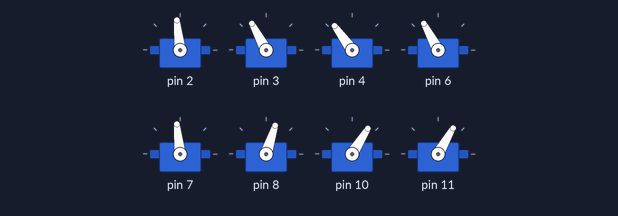
The sketch below on a simulated Arduino Uno, built with avr-gcc and run on an emulated ATmega328P. Parts: 8 × servo.

Above: at 0.05 s.
At 0.55 s:
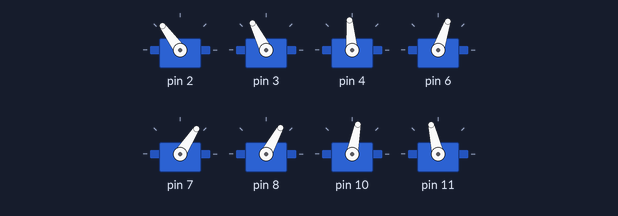
At 0.8 s:
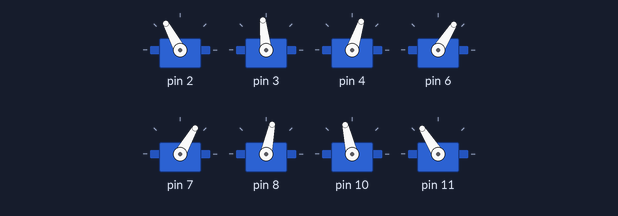
At 1.05 s:
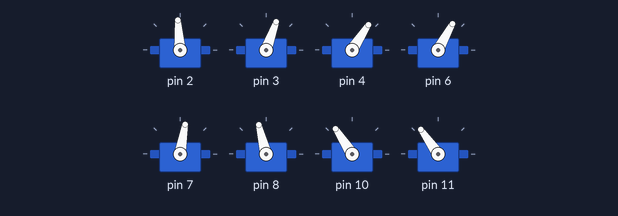
At 1.55 s:
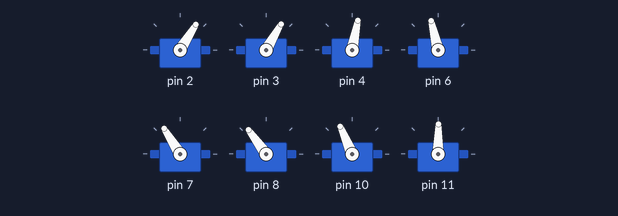
At 2.1 s:
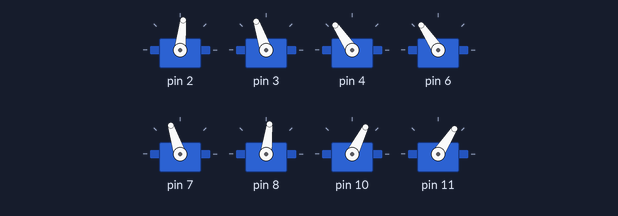
Timing chart, 0 to 5.0 s (numbered marks = the images above):
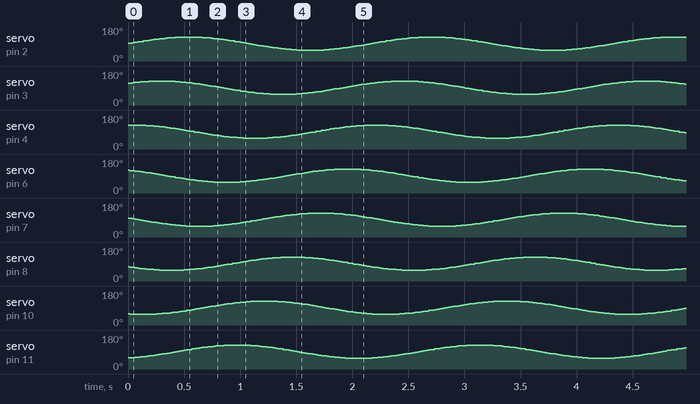

The sketch:

snake_walk_condition2.0.ino.ino
```cpp
#include <Servo.h>

Servo myServos[10];


float pi=3.14159;
int TotalNumberofServos=7; //change as required
float Shift = 2*pi/TotalNumberofServos; // Phase lag between segments
float Wavelengths, rads;
int  MaxAngleDisplacement;
int r=0; //angle en degré
bool condition= true; //si vrai on continue sinon on stope tout
int O, A, v, x;
float L;
void setup() {
  Serial.begin(9600);

  myServos[0].attach(2);
  myServos[1].attach(3);
  myServos[2].attach(4);
  myServos[3].attach(6);
  myServos[4].attach(7);
  myServos[5].attach(8);
  myServos[6].attach(10);
  myServos[7].attach(11);
  //myServos[8].attach();
  //myServos[9].attach();


  //servos initialisation
  /*for(int i=0; i<8; i++){
    myServos[i].write(90);
    delay(15);
  }
  delay(2000);*/
}

// calcul of the angle
float teta(int offset, int Amplitude, int Speed, float Wavelengths, int j, float rads){
return 90+offset+Amplitude*sin(Speed*rads+j*Wavelengths*Shift);
}

//align servos
void straightline(){
  for(int i=0; i<10; i++){
    myServos[i].write(90);
    delay(100);
  }
}

//the snake motion
void slither(int offset, int Amplitude, int Speed, float Wavelengths){
  MaxAngleDisplacement=abs(offset)+abs(Amplitude); //amount servo can rotate from the SetpointAngle without going out of the [0,180] degree range
  while(MaxAngleDisplacement>90){ //prevents a setpoint angle outside the rage of[0,180]
    Amplitude=abs(Amplitude)-1;
    MaxAngleDisplacement=abs(offset)+Amplitude;
  }
  while(condition){
    //read distance (distance can modify value)
    //read condition which actually depend on the distance
    if(r>=360){
      r=0;
    }
    r= r+1;
    rads=r*pi/180;
   for(int j=0; j<8; j++){
      myServos[j].write(teta(offset,Amplitude,Speed,Wavelengths,j,rads));
   }
     delay(10);
  }
}

// choose the direction
float choose(int value){
  if(value==0){
    condition=true;
    O, A, v, L = 2, 35, 2, 0.8;
    return(condition, O, A, v, L);
    //slither(2,35,2,0.8);//forward
    //read value
  }
  else if(value==1){
    condition=true;
    O, A, v, L = 32, 35, 2, 0.8;
    return(condition, O, A, v, L);
    //slither(30, 35, 2, 0.8);//right turn
    //read value
  }
  else if(value==2){
    condition=true;
    O, A, v, L = -32, 35, 2, 0.8;
    return(condition, O, A, v, L);
    //slither(-30, 35, 2, 0.8);//left turn
    //read value
}
  else if(value==3){
    condition=true;
    O, A, v, L = 62, 35, 2, 0.8;
    return(condition, O, A, v, L);
    //slither(60, 35, 2, 0.8);//bakward (négative amplitude?)
    //read value
  }
  else{
    condition=false;
    O, A, v, L = 0, 0, 2, 0.8;
    return(condition, O, A, v, L);
    //slither(0, 0, 2, 0.8);//stopp
    //read value
  }
}

void loop() {
  slither(2,35,2,0.8);
  //add the calls for the modification of value
  //while(!Serial.available()){
    //x=Serial.readString().toInt();
    //O, A, v, L= choose(x);
    //slither( O, A, v, L);
//}
}
```
